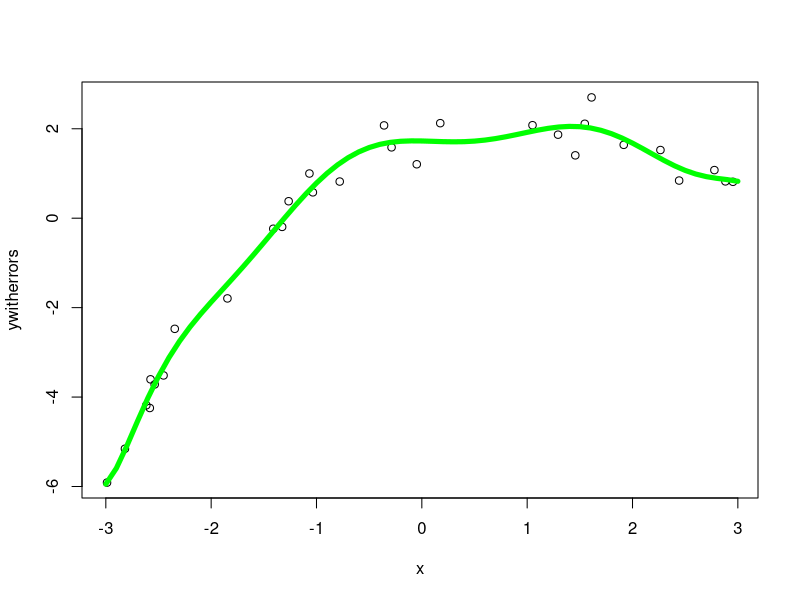

R code for this plot:
set.seed(20)

degree = 10
numbers = 30
interval = c(-3, 3)

x = runif(numbers, interval[1], interval[2])
y = 2 + x - 0.5 * x ^ 2
errors = rnorm(n = numbers, mean = 0, sd = 0.4)
ywitherrors = y + errors

plot(x, ywitherrors)

regression = lm(ywitherrors ~ poly(x, degree))
values = seq(interval[1], interval[2], by = 0.1)
model = predict(regression, data.frame(x = values), interval = "confidence", level = 0.95)

lines(values, model[,1], col='green', lwd=5)

mse = mean(regression$residuals^2)
sprintf("MSE: %f", mse)